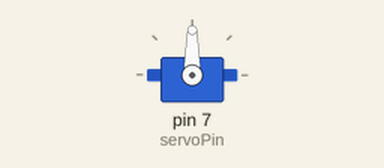
A sketch run on a simulated Arduino Uno, built with avr-gcc and run on an emulated ATmega328P. Parts: servo.

Above: at 0.05 s.
At 2.0 s:
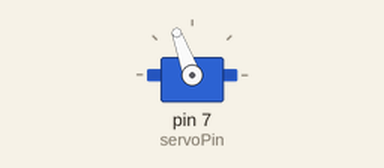
Timing chart, 0 to 6.9 s (numbered marks = the images above):
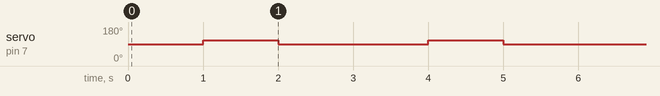

Measured:
- by itself, servo on pin 7 (servoPin): alternates 110° for 1.0 s and 90° for 2.0 s

The sketch:

Angle_Arduino.ino
```cpp
#include <Servo.h>
Servo Servo1;

int servoPin = 7;
int motorPin= 5;

void SpinFunction();

void setup() {
  // put your setup code here, to run once:

  Servo1.attach(servoPin);
  pinMode(7, OUTPUT);

}

void loop() {
  // put your main code here, to run repeatedly:


  Servo1.write(90);
  delay(1000);

  Servo1.write(110);
  delay(1000);

  Servo1.write(90);
  delay(1000);
}
```
